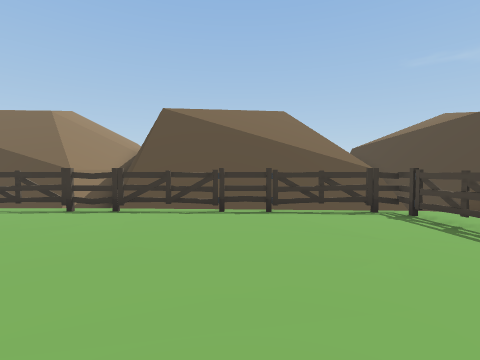
[1] (above)

24 first-person views from a walk through a 3-D level made in the Unity game engine. The camera is 1.3 m above the floor, tilts 2° down and sees 85° across. The floor is counted in squares, 1.43 m on a side. Each view is taken from the middle of a square. On the plan, view 1 faces up. The plan holds only what a view shows up to about 11 squares ahead; the rest is blank. The place goes on beyond the plan. The player is left out.

[2]
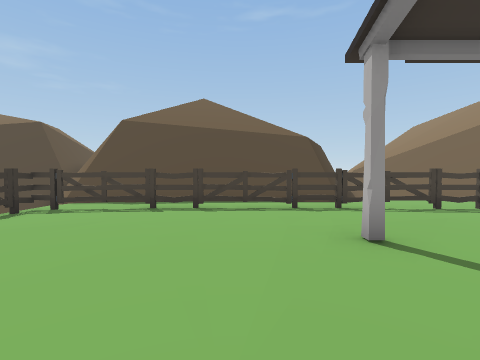

[3]
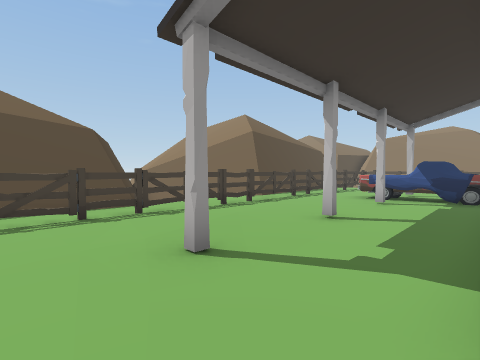

[4]
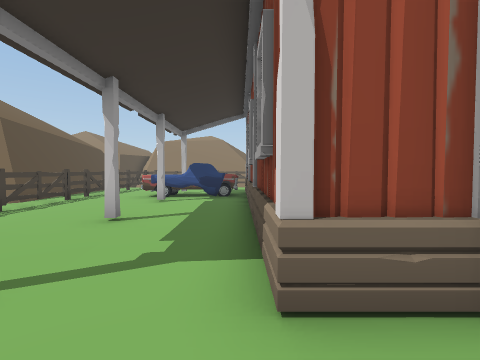

[5]
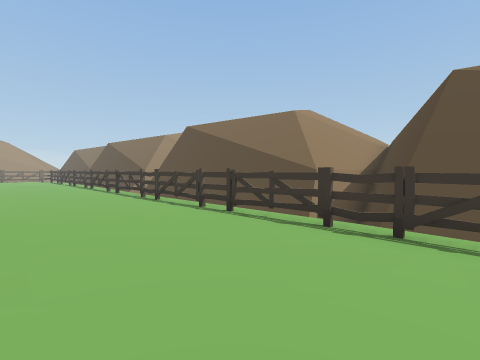

[6]
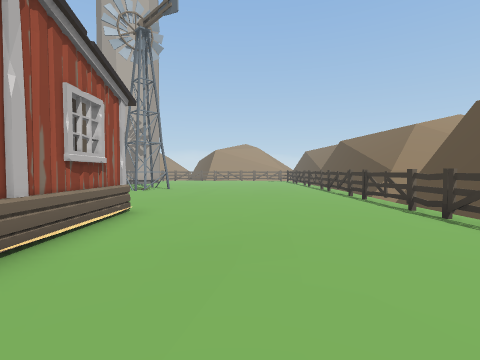

[7]
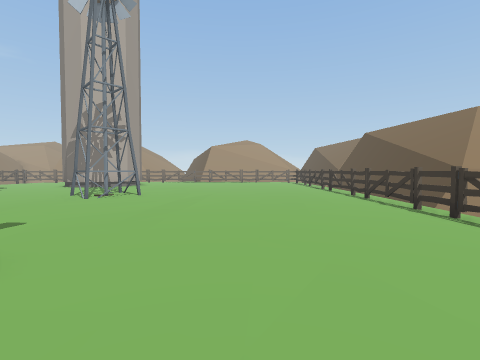

[8]
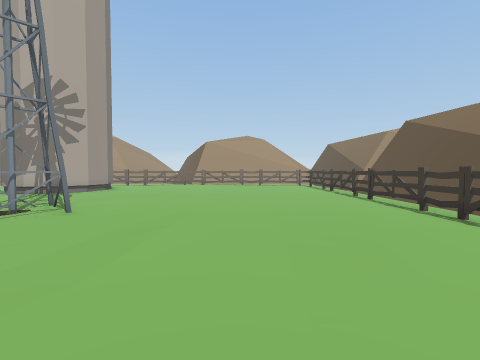

[9]
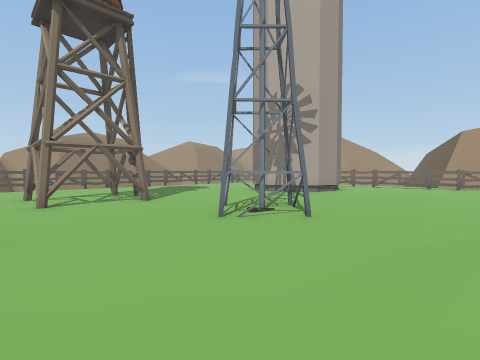

[10]
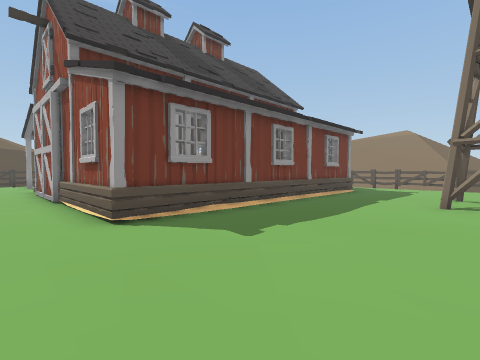

[11]
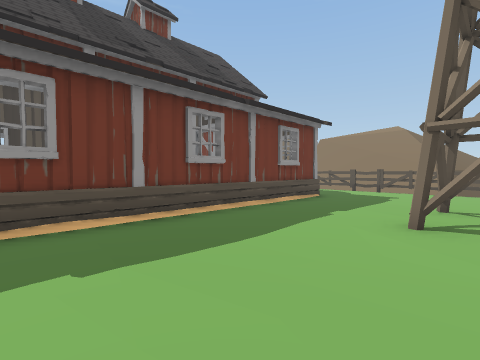

[12]
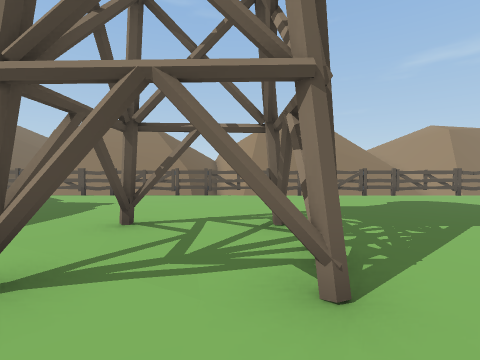

[13]
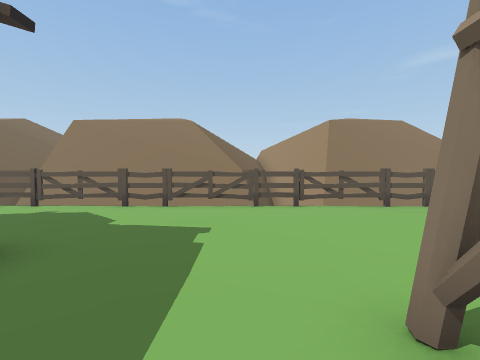

[14]
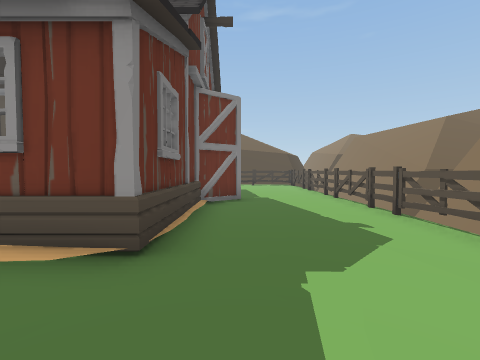

[15]
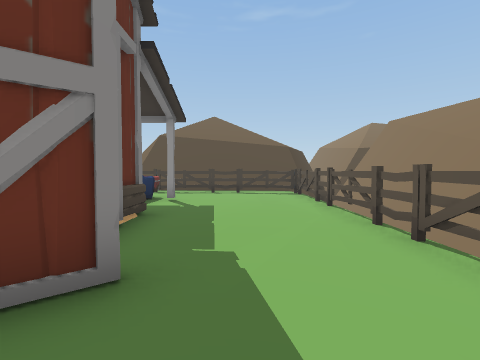

[16]
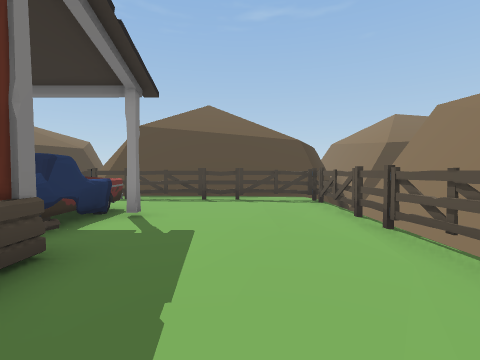

[17]
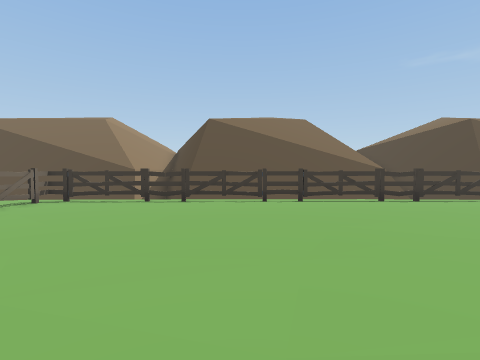

[18]
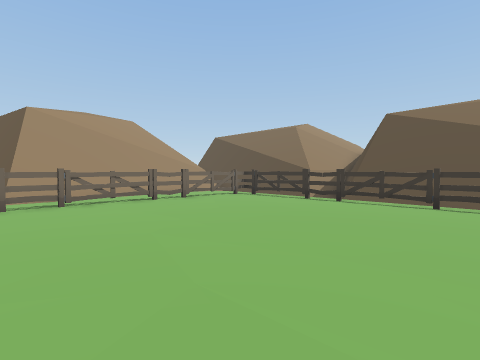

[19]
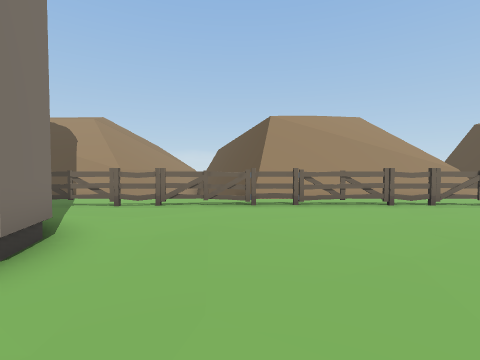

[20]
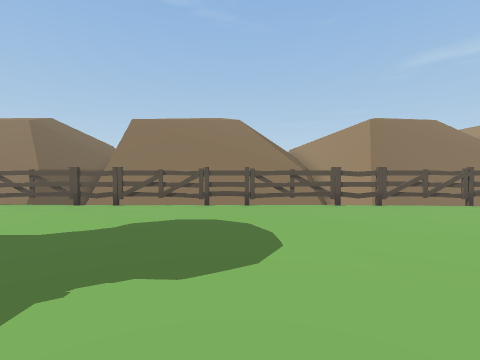

[21]
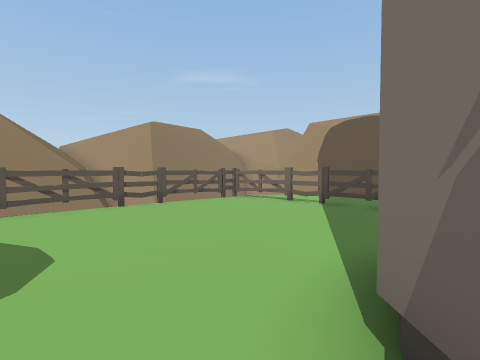

[22]
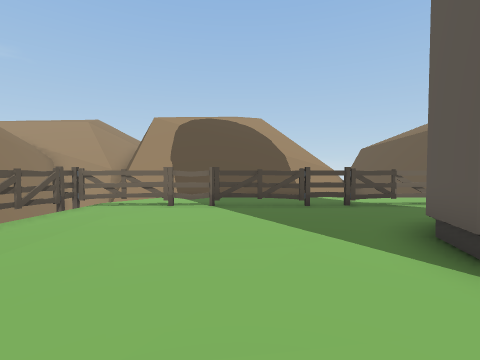

[23]
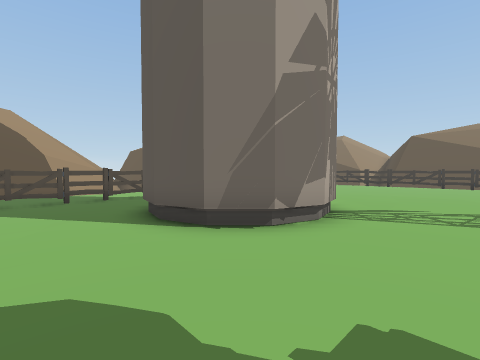

[24]
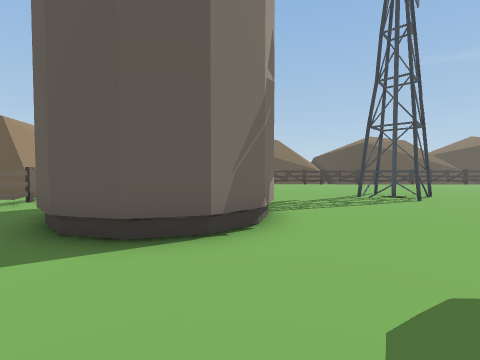

### Floor plan
Key: @ floor where view 1 was taken; # wall or solid block; . main floor; - floor 0.25 m lower than the main floor; = window, fence, low wall or low ledge; v drop or lower ground; B barn; W windmill; T tower; O other object.
Columns run from 33 left of view 1 to 6 right of it. Each row starts with its distance up from view 1.
  9 ################= ##########v##########
  8 vvvvvv ###=vvvvvv v###=vvvvv ####=vvvvv
  7 #vvOOOOOOOOOOOOOOOOOOOOOOOOOOOOOOOOOOvv#
  6 #--O..............................---O-#
  5 #--..................................O-#
  4 #-...................................O-#
  3 #-...................................O-#
  2 #-...................................O.#
  1 #-..........................  .......O.#
  0 #..O.............................@...O.#
 -1 #.....................BBBBBBBBBB.....O-#
 -2 #..O..........W.......B        B.....O-#
 -3  -...........WWW......         B.....O-
 -4  -.O..........W.......B BB    BB.....O-
 -5  --...####............B        B.....O-
 -6  --...   #............         B.....O-
 -7  --O.    #......TTT...  BB     B.....O=#
 -8  --...####.....T......B        B.....O##
 -9  ---...........TTTT...B        BOOO..O=#
-10 =--O..................         BOOO..O=#
-11 =--O..................  BBBBBBB......O #
-12 #---.......................B.........O-#
-13 #---................................-O-#
-14 #---..............................---O-#
-15 #vv----------------------------------O #
-16    OOOOOOOOOOOOOOOOOOOOOOOOOOOOOOOOOOOv#
-17                                        v
-18 vvvv=v vvvvvvvv=v vvvvvvvvv= vvvvvvvv==

Positions as (right, up) in squares from view 1, and headings:
1: (0, 0), facing up
2: (-3, 1), facing right
3: (-2, 1), facing down-right
4: (-2, 1), facing down
5: (-2, 2), facing up-left
6: (-5, 2), facing left
7: (-9, 2), facing left
8: (-13, 2), facing left
9: (-14, 1), facing down-left
10: (-16, 1), facing down-right
11: (-16, -2), facing down-right
12: (-17, -5), facing down
13: (-14, -8), facing down
14: (-14, -12), facing right
15: (-8, -13), facing right
16: (-5, -13), facing right
17: (-24, -2), facing up
18: (-22, -2), facing up-left
19: (-23, -2), facing left
20: (-23, -8), facing down
21: (-23, -8), facing down-left
22: (-23, -11), facing left
23: (-21, -11), facing up-left
24: (-24, -12), facing up
